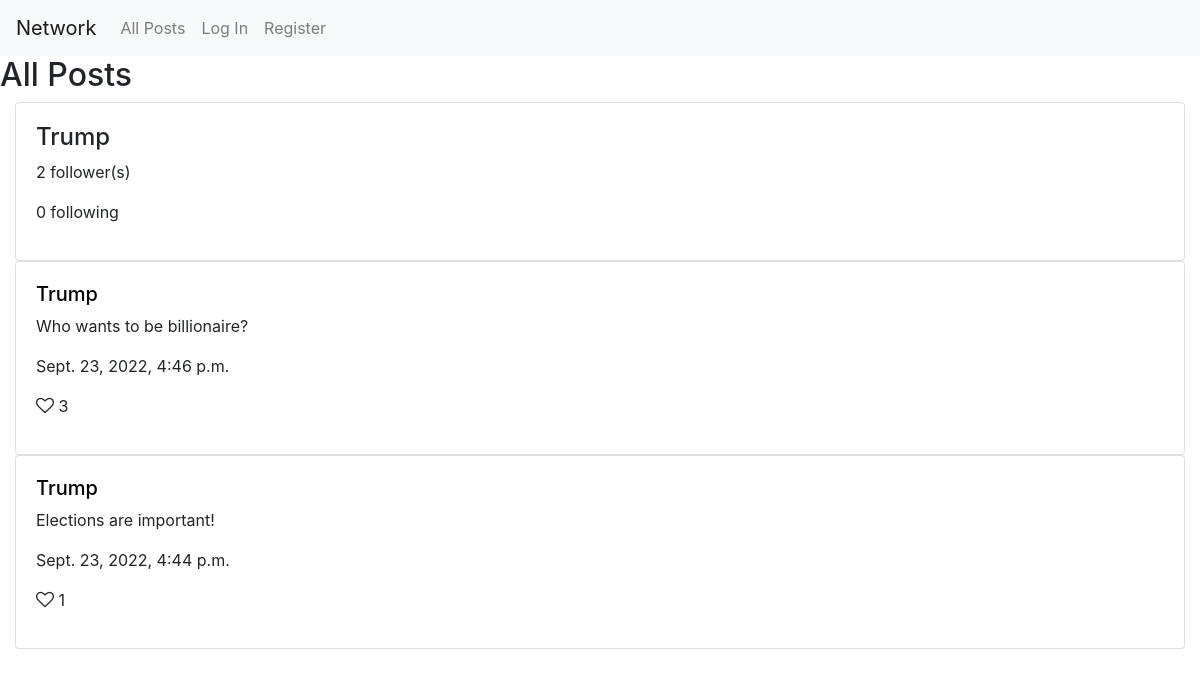
Page /profile/Trump on the earlier database version.
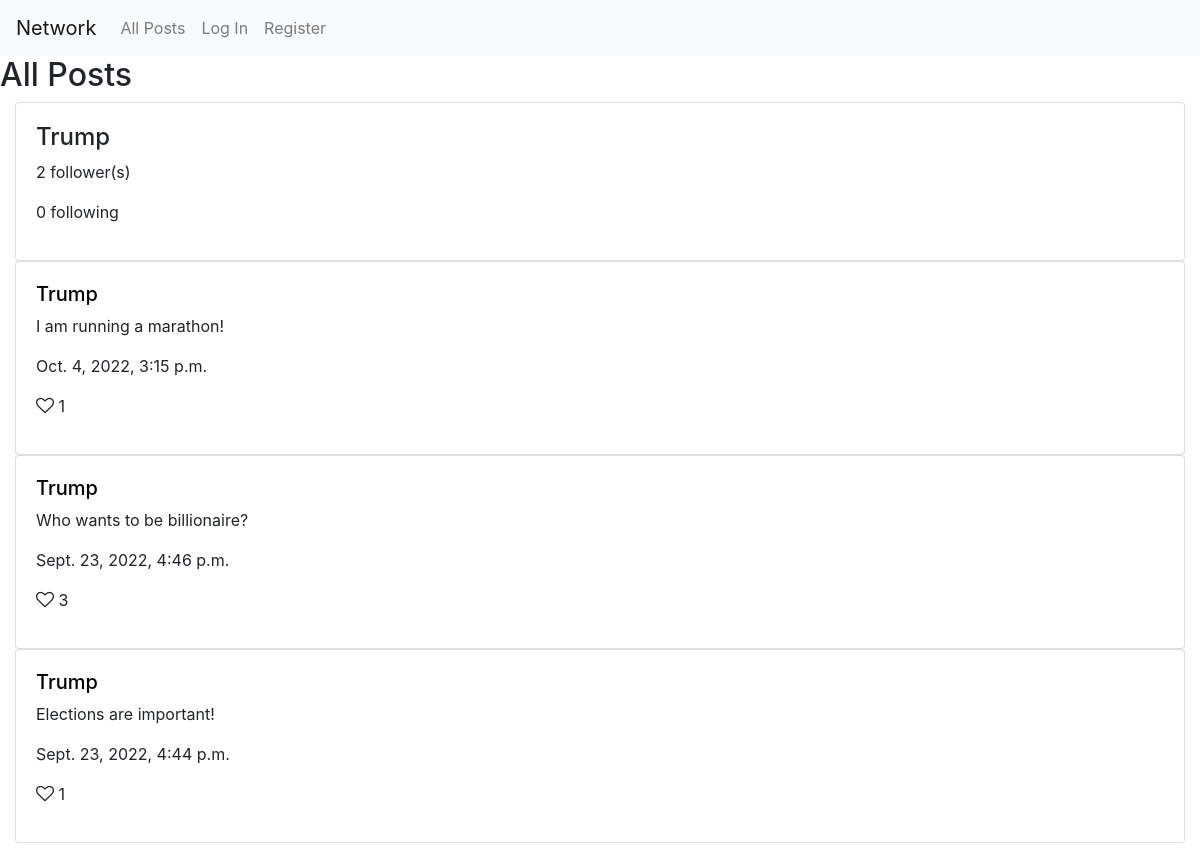
Same page on the later database version.
### network/models.py (models this page shows, shortened)
class User(AbstractUser):
    pass
    followers = models.ManyToManyField('self', symmetrical=False, related_name= "following",
                blank=True)
    def count_followers(self):
        return self.followers.count()
    def count_following(self):
        return User.objects.filter(followers=self).count()

class Post(models.Model):
     post_id = models.AutoField(primary_key=True)
     postNote = models.TextField()
     poster = models.ForeignKey(User, on_delete=models.CASCADE, related_name="posts", null = True)
     timeStamp = models.DateTimeField(auto_now_add=True, null=True)
     likes = models.IntegerField(default = 0, null=True)
     likers =  models.ManyToManyField(User,  related_name="likerz", null = True)

### network/views.py (the view)
# urls.py: path("profile/<str:profile>",views.profile, name = "profile"),
def profile(request, profile):
    profile = User.objects.get(username = profile)
    print(request.user.is_authenticated and request.user == profile)
    if request.user.is_authenticated:
        text = "unfollow" if profile.followers.contains(request.user) else "follow"
    else :
        text ="ignore" #shouldn't be displayed
    post_list = Post.objects.order_by("-timeStamp").filter(poster = profile)
    paginator = Paginator(post_list, 8)
    page_number = request.GET.get('page')
    page_obj = paginator.get_page(page_number)
    return render(request, 'network/profilePage.html',
        {'profile': profile,
         "page_obj" : page_obj,
         'isSelf' : (request.user.is_authenticated and request.user == profile ),
         'follow' : text,
         'followers' : profile.count_followers(),
         'following' : profile.count_following(),
          })

### network/templates/network/profilePage.html (shortened to what this page needs)
{% extends "network/layout.html" %}
{% load static %}
{% block body %}
    <h2>All Posts</h2>
    <div  class = "container-fluid">
        <div class="card space" >
            <h4> {{ profile.username| capfirst }}</h4>
            <p>{{ followers }} follower(s) </p>
            <p>{{ following }} following </p>
        </div>
    </div>
   <div id="posts-view">
    {% for post in page_obj %}
    <div  class = "container-fluid">
        <div id = "{{ post.post_id }}"class="card space" >
                <a  style="color:black" href="{% url 'profile' post.poster %}" ><h5> {{ post.poster| capfirst }}</h5> </a>
                <p class =  "post" id = "post{{ post.post_id }}"> {{ post.postNote }}</p>
                <p> {{ post.timeStamp }}</p>
                {% if  user in  post.likers.all %}
                    <p id = "like{{ post.post_id }}" ><a  class = "like" id = "c{{post.post_id}}" ><i  id = "b{{ post.post_id }}" class=" fa fa-heart" style="font-size:18px; color: blue"></i> </a> {{post.likes}}</a></p>
                {% else %}
                    <p id = "like{{ post.post_id }}" ><a  class = "like" id = "c{{post.post_id}}"><i  id = "b{{ post.post_id }}" class=" fa fa-heart-o" style="font-size:18px"></i> </a> {{post.likes}}</a></p>
                {% endif %}
        </div>
    </div>
    {% empty %}
        <div> No Posts Avialable.</div>
    {% endfor %}
</div>
{% endblock %}

### network/templates/network/layout.html (shortened to what this page needs)
{% load static %}
<!DOCTYPE html>
<html lang="en">
    <head>
        <link rel="stylesheet" href="https://stackpath.bootstrapcdn.com/bootstrap/4.4.1/css/bootstrap.min.css">
        <link href="{% static 'network/styles.css' %}" rel="stylesheet">
        <link rel="stylesheet" href="https://cdnjs.cloudflare.com/ajax/libs/font-awesome/4.7.0/css/font-awesome.min.css">
    </head>
    <body>
        <nav class="navbar navbar-expand-lg navbar-light bg-light">
            <a class="navbar-brand" href="#">Network</a>
            <div>
              <ul class="navbar-nav mr-auto">
                <li class="nav-item">
                  <a class="nav-link" href="{% url 'index' %}">All Posts</a>
                </li>
                {% if user.is_authenticated %}
                    <li class="nav-item">
                        <a class="nav-link" href="{% url 'following' %}">Following</a>
                    </li>
                    <li class="nav-item">
                        <a class="nav-link" href="{% url 'logout' %}">Log Out</a>
                    </li>
                {% else %}
                    <li class="nav-item">
                        <a class="nav-link" href="{% url 'login' %}">Log In</a>
                    </li>
                    <li class="nav-item">
                        <a class="nav-link" href="{% url 'register' %}">Register</a>
                    </li>
                {% endif %}
              </ul>
            </div>
          </nav>
        <div class="body">
            {% block body %}
            {% endblock %}
        </div>
    </body>
</html>

### network/static/network/styles.css (style rules this page uses)
.space { padding : 20px; }

Differences in the rows shown:
added Post: poster "Trump", postNote "I am running a marathon!", timeStamp "Oct. 4, 2022, 3:15 p.m.", likes "1"
